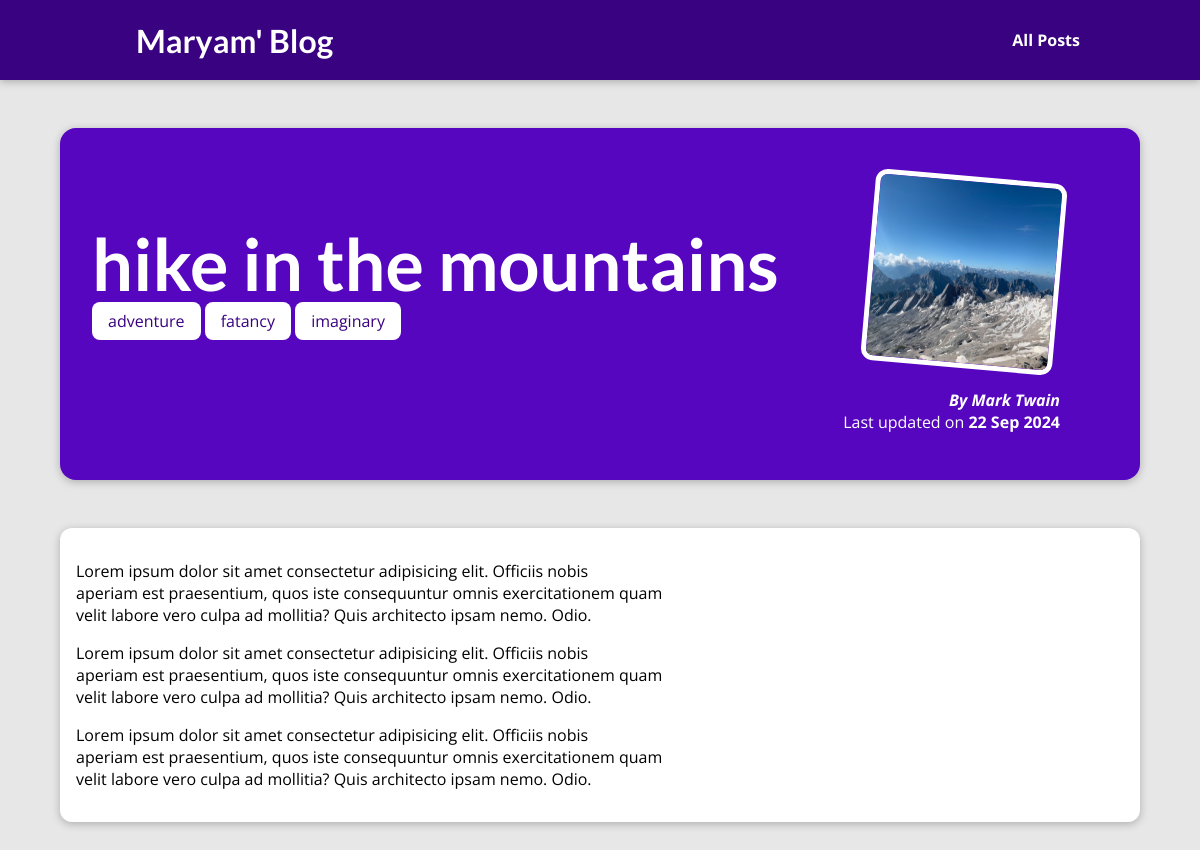
The page /posts/hike-in-the-mountains on the database its author committed.
### personal_blogs/models.py (models this page shows, shortened)
class Post(models.Model):
    title = models.CharField(max_length=150)
    excerpt = models.CharField(max_length=200)
    image_name = models.CharField(max_length=100)
    date = models.DateField(auto_now=True)
    slug = models.SlugField(unique=True, db_index=True)
    content = models.TextField(validators=[MinLengthValidator(10)])
    author = models.ForeignKey(
        Author, on_delete=models.SET_NULL, null=True, related_name="posts")
    tags = models.ManyToManyField(Tag)

class Tag(models.Model):
    caption = models.CharField(max_length=20)

class Author(models.Model):
    first_name = models.CharField(max_length=100)
    last_name = models.CharField(max_length=100)
    email_address = models.EmailField()
    def full_name(self):
        return f"{self.first_name} {self.last_name}"
    def __str__(self):
        return self.full_name()

### personal_blogs/views.py (the view)
# urls.py: path("posts/<slug:slug>", views.post_detail, name="post-detail")
def post_detail(request, slug):
    identified_post = get_object_or_404(Post, slug=slug)
    return render(request, "personal_blogs/post-detail.html", {
        "post": identified_post,
        "post_tags": identified_post.tags.all()
    })

### personal_blogs/templates/personal_blogs/post-detail.html (shortened to what this page needs)
{% extends "base.html" %}
{% load static %}
{% block css_files %}
  <link rel="stylesheet" href="{% static "personal_blogs/post.css" %}" />
  <link rel="stylesheet" href="{% static "personal_blogs/post-detail.css" %}" />
{% endblock %}
{% block content %}
<section id="summary">
  <h2>{{ post.title }}</h2>
  <div>
    {% for tag in post_tags %}
      <span class="tag">{{ tag.caption }}</span>
    {% endfor %}
  </div>
  <article>
    <img src="{% static "personal_blogs/images/"|add:post.image_name %}" alt="{{ post.title }}" />
    <address>By <a href="mailto:{{ post.author.email_address }}">{{ post.author }}</a></address>
    <div>Last updated on <time>{{ post.date|date:"d M Y" }}</time></div>
  </article>
</section>
<main>
  {{ post.content|linebreaks }}
</main>
{% endblock %}

### templates/base.html (shortened to what this page needs)
{% load static %}
<!DOCTYPE html>
<html lang="en">
<head>
  <link rel="stylesheet" href="{% static "app.css" %}"  />
  {% block css_files %}{% endblock %}
</head>
<body>
  <header id="main-navigation">
  <h1><a href="{% url 'starting-page' %}">Maryam' Blog</a></h1>
  <nav>
    <a href=" {% url 'posts' %} ">All Posts</a>
  </nav>
</header>
  {% block content %}
  {% endblock %}
</body>
</html>

### static/app.css (style rules this page uses)
* { box-sizing: border-box; }
html { font-family: 'Open Sans', 'Lato', sans-serif; }
body { margin: 0; }
h1, h2, h3 { font-family: 'Lato', sans-serif; font-weight: bold; }
#main-navigation { width: 100%; height: 5rem; display: flex; justify-content: space-between; align-items: center; padding: 0 10%; position: absolute; top: 0; left: 0; }
#main-navigation a { text-decoration: none; color: white; font-weight: bold; margin-left: 1rem; }

### personal_blogs/static/personal_blogs/post-detail.css (style rules this page uses)
body { background-color: #e7e7e7; }
#main-navigation { background-color: #390281; box-shadow: 0 2px 8px rgba(0, 0, 0, 0.25); }
#summary { margin: 8rem auto 3rem auto; padding: 2rem; width: 90%; max-width: 90rem; border-radius: 16px; background-color: #5706c0; position: relative; box-shadow: 0 2px 8px rgba(0, 0, 0, 0.25); height: 22rem; }
#summary h2 { color: white; font-size: 4.5rem; margin-bottom: 0.25rem; }
#summary article { position: absolute; top: 2rem; right: 3rem; padding: 1rem 2rem; border-radius: 12px; text-align: right; color: white; }
#summary article img { width: 12rem; height: 12rem; border-radius: 12px; transform: rotateZ(5deg); border: 5px solid white; margin-bottom: 1rem; }
#summary address { font-weight: bold; }
#summary a { color: white; text-decoration: none; }
#summary time { font-weight: bold; }
main { width: 90%; max-width: 90rem; margin: 3rem auto; background-color: white; padding: 1rem; border-radius: 12px; box-shadow: 0 2px 8px rgba(0, 0, 0, 0.25); }
.tag { background-color: white; color: #390281; padding: 0.5rem 1rem; border-radius: 8px; }

### rows shown on the page
Post: title "hike in the mountains", image_name (picture), author "Mark Twain", date "22 Sep 2024", content "Lorem ipsum dolor sit amet consectetur adipisicing elit. Officiis nobis aperiam est praesentium, quos iste consequuntur omnis exercitationem quam velit labore vero culpa ad mollitia? Quis architecto ipsam nemo. Odio. Lorem ipsum dolor sit amet consectetur adipisicing elit. Officiis nobis aperiam est praesentium, quos iste consequuntur omnis exercitationem quam velit labore vero culpa ad mollitia? Quis architecto ipsam nemo. Odio. Lorem ipsum dolor sit amet consectetur adipisicing elit. Officiis nobis aperiam est praesentium, quos iste consequuntur omnis exercitationem quam velit labore vero culpa ad mollitia? Quis architecto ipsam nemo. Odio."
Tag: caption "adventure"
Tag: caption "fatancy"
Tag: caption "imaginary"
